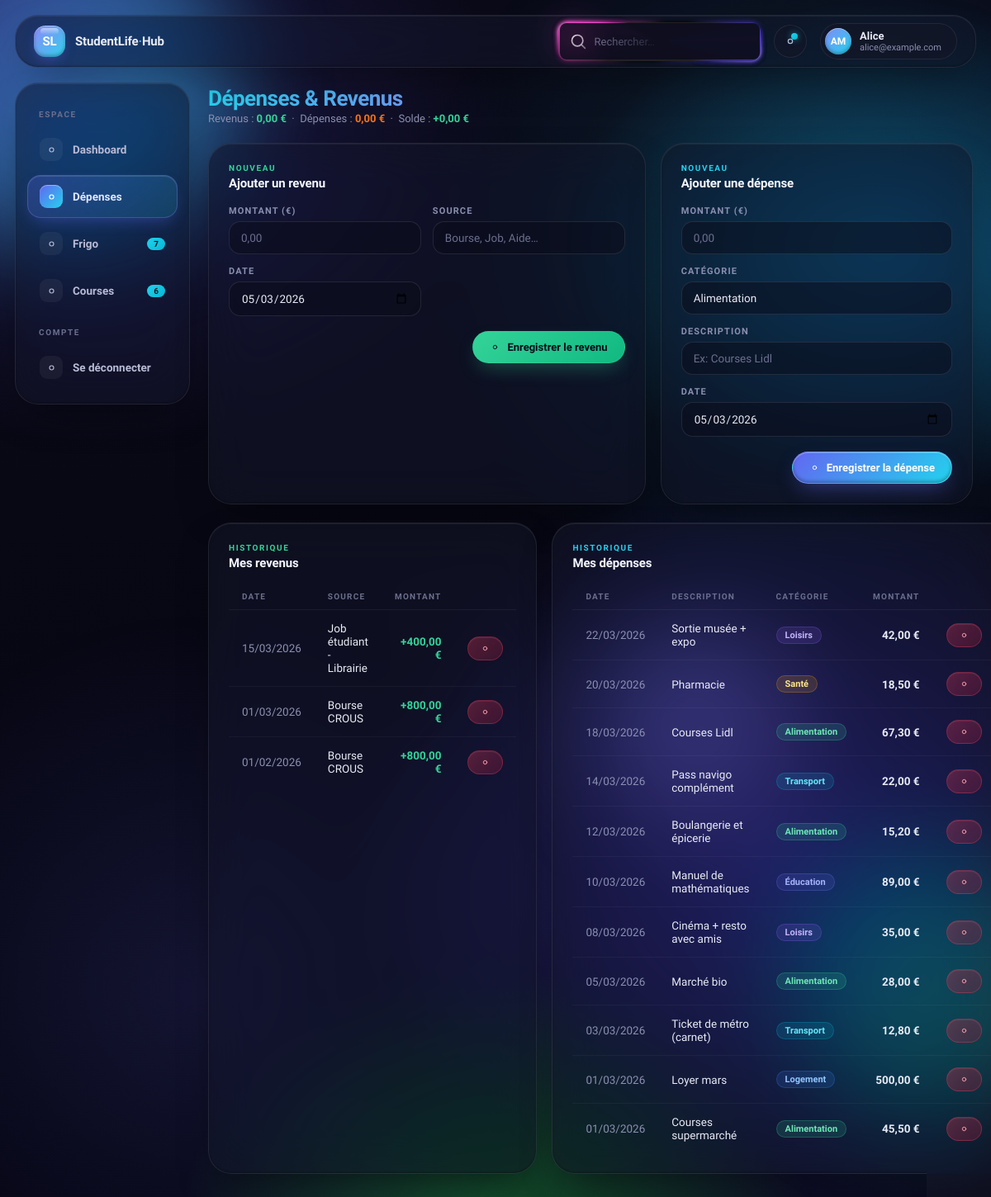
/expenses (signed in), run on the app's committed database.
### tables this page shows
CREATE TABLE IF NOT EXISTS `income` (
    `id` INT UNSIGNED NOT NULL AUTO_INCREMENT,
    `user_id` INT UNSIGNED NOT NULL,
    `amount` DECIMAL(10,2) NOT NULL,
    `source` VARCHAR(150) NOT NULL,
    `date` DATE NOT NULL,
    `created_at` TIMESTAMP NOT NULL DEFAULT CURRENT_TIMESTAMP,
    PRIMARY KEY (`id`),
    FOREIGN KEY (`user_id`) REFERENCES `users`(`id`) ON DELETE CASCADE,
    INDEX `idx_user_date` (`user_id`, `date`)
);

CREATE TABLE IF NOT EXISTS `expenses` (
    `id` INT UNSIGNED NOT NULL AUTO_INCREMENT,
    `user_id` INT UNSIGNED NOT NULL,
    `amount` DECIMAL(10,2) NOT NULL,
    `category` ENUM('alimentation','logement','transport','loisirs','sante','education','autre') NOT NULL DEFAULT 'autre',
    `description` VARCHAR(255) DEFAULT NULL,
    `date` DATE NOT NULL,
    `created_at` TIMESTAMP NOT NULL DEFAULT CURRENT_TIMESTAMP,
    PRIMARY KEY (`id`),
    FOREIGN KEY (`user_id`) REFERENCES `users`(`id`) ON DELETE CASCADE,
    INDEX `idx_user_date` (`user_id`, `date`)
);

### app/controllers/ExpensesController.php (called while the page is built, shortened)
<?php
class ExpensesController extends Controller
{
    private ExpenseModel  $expenses;
    private IncomeModel   $income;
    private FridgeModel   $fridge;
    private ShoppingModel $shopping;
    public function __construct()
    {
        $this->expenses = new ExpenseModel();
        $this->income   = new IncomeModel();
        $this->fridge   = new FridgeModel();
        $this->shopping = new ShoppingModel();
    }
    public function index(): void
    {
        $flash = $this->getFlash();
        $uid   = $this->getUserId();
        $this->render('expenses/index', [
            'currentPage'   => 'expenses',
            'pageTitle'     => 'Dépenses & Revenus — StudentLife Hub',
            'expenses'      => $this->expenses->forUser($uid),
            'incomes'       => $this->income->forUser($uid),
            'totalExpenses' => $this->expenses->monthlyTotal($uid),
            'totalIncome'   => $this->income->monthlyTotal($uid),
            'byCategory'    => $this->expenses->byCategory($uid),
            'fridgeAlerts'  => $this->fridge->alertCount($uid),
            'shoppingTodo'  => $this->shopping->todoCount($uid),
            'flash'         => $flash,
        ]);
    }
}

### public/index.php (called while the page is built, shortened)
<?php
require_once ROOT_PATH . '/config/database.php';
require_once ROOT_PATH . '/app/helpers/functions.php';
$router = new Router();
$router->dispatch();

### core/Model.php (called while the page is built, shortened)
<?php
abstract class Model
{
    protected PDO $db;
    protected string $table = '';
    public function __construct()
    {
        $this->db = Database::getConnection();
    }
    protected function findWhere(array $conditions, string $orderBy = ''): array
    {
        try {
            $whereParts = array_map(fn($col) => "`$col` = :$col", array_keys($conditions));
            $whereString = implode(' AND ', $whereParts);
            $order = $orderBy ? " ORDER BY $orderBy" : '';
            $stmt = $this->db->prepare(
                "SELECT * FROM `{$this->table}` WHERE {$whereString}{$order}"
            );
            $params = [];
            foreach ($conditions as $key => $value) {
                $params[":$key"] = $value;
            }
            $stmt->execute($params);
            return $stmt->fetchAll();
        } catch (PDOException $e) {
            error_log("Model::findWhere() error: " . $e->getMessage());
            return [];
        }
    }
}

### config/database.php (called while the page is built, shortened)
<?php
class Database
{
    private static ?PDO $instance = null;
    public static function getConnection(): PDO
    {
        if (self::$instance === null) {
            $dsn = 'mysql:host=' . DB_HOST . ';dbname=' . DB_NAME . ';charset=' . DB_CHARSET . ';port=' . DB_PORT;
            $options = [
                PDO::ATTR_ERRMODE            => PDO::ERRMODE_EXCEPTION,
                PDO::ATTR_DEFAULT_FETCH_MODE => PDO::FETCH_ASSOC,
                PDO::ATTR_EMULATE_PREPARES   => false,
            ];
            try {
                self::$instance = new PDO($dsn, DB_USER, DB_PASS, $options);
            } catch (PDOException $e) {
                error_log('Erreur de connexion DB: ' . $e->getMessage());
                die(json_encode([
                    'error' => true,
                    'message' => 'Impossible de se connecter à la base de données. Veuillez réessayer plus tard.'
                ]));
            }
        }
        return self::$instance;
    }
}

### app/models/IncomeModel.php (called while the page is built, shortened)
<?php
class IncomeModel extends Model
{
    public function forUser(int $userId): array
    {
        return $this->findWhere(['user_id' => $userId], 'date DESC');
    }
}

### app/models/ExpenseModel.php (called while the page is built, shortened)
<?php
class ExpenseModel extends Model
{
    public function forUser(int $userId): array
    {
        return $this->findWhere(['user_id' => $userId], 'date DESC');
    }
}

### app/views/expenses/index.php (the view, shortened to what this page needs)
<?php
$catLabels = [
    'alimentation' => 'Alimentation',
    'logement'     => 'Logement',
    'transport'    => 'Transport',
    'loisirs'      => 'Loisirs',
    'sante'        => 'Santé',
    'education'    => 'Éducation',
    'autre'        => 'Autre',
];
$totalIncome    = $totalIncome    ?? 0;
$totalExpenses  = $totalExpenses  ?? 0;
$balance        = $totalIncome - $totalExpenses;
?>
<div class="page-header">
  <div>
    <div class="page-title">Dépenses & Revenus</div>
    <div class="page-sub">
      Revenus : <strong style="color:#34d399;"><?= number_format($totalIncome, 2, ',', ' ') ?> €</strong>
      &nbsp;·&nbsp;
      Dépenses : <strong style="color:#f97316;"><?= number_format($totalExpenses, 2, ',', ' ') ?> €</strong>
      &nbsp;·&nbsp;
      Solde :
      <strong style="color:<?= $balance >= 0 ? '#34d399' : '#ef4444' ?>;">
        <?= $balance >= 0 ? '+' : '-' ?><?= number_format(abs($balance), 2, ',', ' ') ?> €
      </strong>
    </div>
  </div>
</div>
<div class="two-col" style="margin-bottom:22px;">
  <div class="glass form-card" style="margin-bottom:0;">
    <div class="card-head" style="margin-bottom:18px;">
      <div>
        <div class="eyebrow" style="color:#34d399;">Nouveau</div>
        <h3>Ajouter un revenu</h3>
      </div>
    </div>
    <form method="POST" action="<?= BASE_URL ?>/expenses">
      <div class="form-grid">
        <div class="form-group">
          <label>Montant (€)</label>
          <input type="number" name="amount" step="0.01" min="0.01" placeholder="0,00" required>
        </div>
        <div class="form-group">
          <label>Source</label>
          <input type="text" name="source" placeholder="Bourse, Job, Aide…" required>
        </div>
        <div class="form-group">
          <label>Date</label>
          <input type="date" name="date" value="<?= date('Y-m-d') ?>">
        </div>
      </div>
      <div class="form-actions">
        <button type="submit" class="pbtn" style="background:linear-gradient(135deg,#34d399,#10b981);color:#0a0a18;border-color:rgba(52,211,153,.3);box-shadow:0 10px 24px -8px rgba(52,211,153,.4);">
          <?= icon('plus', 13) ?> Enregistrer le revenu
        </button>
      </div>
    </form>
  </div>
  <div class="glass form-card" style="margin-bottom:0;">
    <div class="card-head" style="margin-bottom:18px;">
      <div>
        <div class="eyebrow">Nouveau</div>
        <h3>Ajouter une dépense</h3>
      </div>
    </div>
    <form method="POST" action="<?= BASE_URL ?>/expenses">
      <div class="form-grid">
        <div class="form-group">
          <label>Montant (€)</label>
          <input type="number" name="amount" step="0.01" min="0.01" placeholder="0,00" required>
        </div>
        <div class="form-group">
          <label>Catégorie</label>
          <select name="category">
            <?php foreach ($catLabels as $val => $label): ?>
            <option value="<?= $val ?>"><?= $label ?></option>
            <?php endforeach; ?>
          </select>
        </div>
        <div class="form-group">
          <label>Description</label>
          <input type="text" name="description" placeholder="Ex: Courses Lidl">
        </div>
        <div class="form-group">
          <label>Date</label>
          <input type="date" name="date" value="<?= date('Y-m-d') ?>">
        </div>
      </div>
      <div class="form-actions">
        <button type="submit" class="pbtn pbtn-primary">
          <?= icon('plus', 13) ?> Enregistrer la dépense
        </button>
      </div>
    </form>
  </div>
</div>
<div class="two-col">
  <div class="glass" style="padding:24px;">
    <div class="card-head">
      <div>
        <div class="eyebrow" style="color:#34d399;">Historique</div>
        <h3>Mes revenus</h3>
      </div>
    </div>
    <?php if (empty($incomes)): ?>
      <div class="empty-state"><div class="big">💰</div>Aucun revenu enregistré.</div>
    <?php else: ?>
      <table class="expense-table">
        <thead>
          <tr>
            <th>Date</th>
            <th>Source</th>
            <th style="text-align:right;">Montant</th>
            <th></th>
          </tr>
        </thead>
        <tbody>
          <?php foreach ($incomes as $inc): ?>
          <tr>
            <td style="color:#8b8fb0;white-space:nowrap;"><?= date('d/m/Y', strtotime($inc['date'])) ?></td>
            <td><?= htmlspecialchars($inc['source']) ?></td>
            <td style="text-align:right;font-weight:700;color:#34d399;font-feature-settings:'tnum';">
              +<?= number_format($inc['amount'], 2, ',', ' ') ?> €
            </td>
            <td style="text-align:right;">
              <a href="<?= BASE_URL ?>/expenses/deleteIncome/<?= $inc['id'] ?>"
                 class="pbtn pbtn-danger pbtn-sm"
                 onclick="return confirm('Supprimer ce revenu ?')">
                <?= icon('trash', 13) ?>
              </a>
            </td>
          </tr>
          <?php endforeach; ?>
        </tbody>
      </table>
    <?php endif; ?>
  </div>
  <div class="glass" style="padding:24px;">
    <div class="card-head">
      <div>
        <div class="eyebrow">Historique</div>
        <h3>Mes dépenses</h3>
      </div>
    </div>
    <?php if (empty($expenses)): ?>
      <div class="empty-state"><div class="big">💸</div>Aucune dépense enregistrée.</div>
    <?php else: ?>
      <table class="expense-table">
        <thead>
          <tr>
            <th>Date</th>
            <th>Description</th>
            <th>Catégorie</th>
            <th style="text-align:right;">Montant</th>
            <th></th>
          </tr>
        </thead>
        <tbody>
          <?php foreach ($expenses as $exp): ?>
          <tr>
            <td style="color:#8b8fb0;white-space:nowrap;"><?= date('d/m/Y', strtotime($exp['date'])) ?></td>
            <td><?= htmlspecialchars($exp['description'] ?? '—') ?></td>
            <td><span class="cat-badge <?= $exp['category'] ?>"><?= $catLabels[$exp['category']] ?? $exp['category'] ?></span></td>
            <td style="text-align:right;font-weight:700;font-feature-settings:'tnum';"><?= number_format($exp['amount'], 2, ',', ' ') ?> €</td>
            <td style="text-align:right;">
              <a href="<?= BASE_URL ?>/expenses/delete/<?= $exp['id'] ?>"
                 class="pbtn pbtn-danger pbtn-sm"
                 onclick="return confirm('Supprimer cette dépense ?')">
                <?= icon('trash', 13) ?>
              </a>
            </td>
          </tr>
          <?php endforeach; ?>
        </tbody>
      </table>
    <?php endif; ?>
  </div>
</div>

### app/helpers/functions.php
<?php
function icon(string $name, int $size = 18): string {
    $paths = [
        'home'     => '<path d="M3 11.5 12 4l9 7.5M5 10v10h14V10"/>',
        'wallet'   => '<rect x="3" y="6" width="18" height="14" rx="2.5"/><path d="M3 10h18"/><circle cx="16" cy="15" r="1.5" fill="currentColor"/>',
        'fridge'   => '<rect x="6" y="3" width="12" height="18" rx="2.5"/><path d="M6 10h12M9 6.5v1.5M9 13v3"/>',
        'cart'     => '<circle cx="9" cy="20" r="1.4"/><circle cx="17" cy="20" r="1.4"/><path d="M3 4h2l2.4 11.2a2 2 0 0 0 2 1.6h7.6a2 2 0 0 0 2-1.5L21 8H6"/>',
        'settings' => '<circle cx="12" cy="12" r="3"/><path d="M19.4 15a1.65 1.65 0 0 0 .33 1.82l.06.06a2 2 0 0 1-2.83 2.83l-.06-.06a1.65 1.65 0 0 0-1.82-.33 1.65 1.65 0 0 0-1 1.51V21a2 2 0 0 1-4 0v-.09A1.65 1.65 0 0 0 9 19.4a1.65 1.65 0 0 0-1.82.33l-.06.06a2 2 0 0 1-2.83-2.83l.06-.06A1.65 1.65 0 0 0 4.68 15a1.65 1.65 0 0 0-1.51-1H3a2 2 0 0 1 0-4h.09A1.65 1.65 0 0 0 4.6 9a1.65 1.65 0 0 0-.33-1.82l-.06-.06a2 2 0 0 1 2.83-2.83l.06.06A1.65 1.65 0 0 0 9 4.68a1.65 1.65 0 0 0 1-1.51V3a2 2 0 0 1 4 0v.09a1.65 1.65 0 0 0 1 1.51 1.65 1.65 0 0 0 1.82-.33l.06-.06a2 2 0 0 1 2.83 2.83l-.06.06A1.65 1.65 0 0 0 19.4 9a1.65 1.65 0 0 0 1.51 1H21a2 2 0 0 1 0 4h-.09a1.65 1.65 0 0 0-1.51 1Z"/>',
        'search'   => '<circle cx="11" cy="11" r="7"/><path d="m20 20-3.5-3.5"/>',
        'bell'     => '<path d="M6 8a6 6 0 0 1 12 0c0 7 3 8 3 8H3s3-1 3-8"/><path d="M10.3 21a1.94 1.94 0 0 0 3.4 0"/>',
        'plus'     => '<path d="M12 5v14M5 12h14"/>',
        'arr-r'    => '<path d="M5 12h14M12 5l7 7-7 7"/>',
        'check'    => '<path d="m4 12 5 5L20 6"/>',
        'up'       => '<path d="M12 19V5M6 11l6-6 6 6"/>',
        'down'     => '<path d="M12 5v14M6 13l6 6 6-6"/>',
        'logout'   => '<path d="M9 21H5a2 2 0 0 1-2-2V5a2 2 0 0 1 2-2h4"/><polyline points="16 17 21 12 16 7"/><line x1="21" y1="12" x2="9" y2="12"/>',
        'trash'    => '<polyline points="3 6 5 6 21 6"/><path d="M19 6l-1 14H6L5 6"/><path d="M10 11v6M14 11v6M9 6V4h6v2"/>',
        'edit'     => '<path d="M11 4H4a2 2 0 0 0-2 2v14a2 2 0 0 0 2 2h14a2 2 0 0 0 2-2v-7"/><path d="M18.5 2.5a2.121 2.121 0 0 1 3 3L12 15l-4 1 1-4 9.5-9.5Z"/>',
        'users'    => '<path d="M17 21v-2a4 4 0 0 0-4-4H5a4 4 0 0 0-4 4v2"/><circle cx="9" cy="7" r="4"/><path d="M23 21v-2a4 4 0 0 0-3-3.87"/><path d="M16 3.13a4 4 0 0 1 0 7.75"/>',
        'target'   => '<circle cx="12" cy="12" r="9"/><circle cx="12" cy="12" r="5"/><circle cx="12" cy="12" r="1.5" fill="currentColor"/>',
    ];
    $d = $paths[$name] ?? '<circle cx="12" cy="12" r="4"/>';
    return '<svg width="' . $size . '" height="' . $size . '" viewBox="0 0 24 24" fill="none" stroke="currentColor" stroke-width="1.8" stroke-linecap="round" stroke-linejoin="round">' . $d . '</svg>';
}

### data on the page
income: date "15/03/2026", source "Job étudiant - Librairie", amount "400,00"
income: date "01/03/2026", source "Bourse CROUS", amount "800,00"
income: date "01/02/2026", source "Bourse CROUS", amount "800,00"
expenses: date "22/03/2026", description "Sortie musée + expo", category "Loisirs", amount "42,00"
expenses: date "20/03/2026", description "Pharmacie", category "Santé", amount "18,50"
expenses: date "18/03/2026", description "Courses Lidl", category "Alimentation", amount "67,30"
expenses: date "14/03/2026", description "Pass navigo complément", category "Transport", amount "22,00"
expenses: date "12/03/2026", description "Boulangerie et épicerie", category "Alimentation", amount "15,20"
expenses: date "10/03/2026", description "Manuel de mathématiques", category "Éducation", amount "89,00"
expenses: date "08/03/2026", description "Cinéma + resto avec amis", category "Loisirs", amount "35,00"
expenses: date "05/03/2026", description "Marché bio", category "Alimentation", amount "28,00"
expenses: date "03/03/2026", description "Ticket de métro (carnet)", category "Transport", amount "12,80"
expenses: date "01/03/2026", description "Loyer mars", category "Logement", amount "500,00"
expenses: date "01/03/2026", description "Courses supermarché", category "Alimentation", amount "45,50"

### other printed values
$initials "AM"
$firstName "Alice"
$user['email'] "alice@example.com"
$fridgeAlerts "7"
$shoppingTodo "6"
$totalIncome "0,00"
$totalExpenses "0,00"
abs($balance) "0,00"
form field category "Alimentation"
